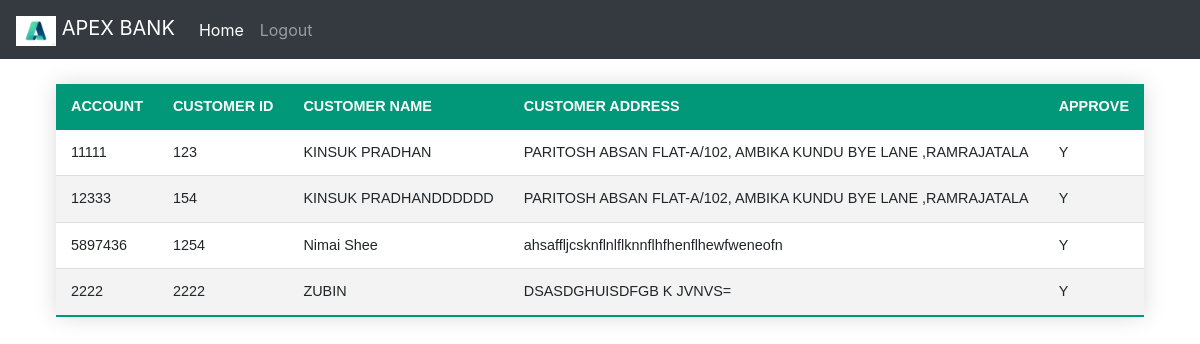
The page /admin_cuslist.php (signed in) on the database its author committed.
### tables this page shows
CREATE TABLE `customers` (
  `CUS_ID` int(4) NOT NULL,
  `CUS_PASS` varchar(23) NOT NULL,
  `CUS_NAME` char(20) NOT NULL,
  `CUS_EMAIL` varchar(32) NOT NULL,
  `CUS_ADD` varchar(112) NOT NULL,
  `CUS_MOBILE` bigint(10) NOT NULL,
  `ACC_NO` int(12) NOT NULL,
  `DATE` datetime NOT NULL DEFAULT current_timestamp(),
  `APPROVE` varchar(2) NOT NULL,
  `PAN_NO` bigint(20) NOT NULL
);

### admin_cuslist.php (the view, shortened to what this page needs)
<!DOCTYPE html>
<html lang="en">
<head>
    <link rel="stylesheet" href="https://stackpath.bootstrapcdn.com/bootstrap/4.4.1/css/bootstrap.min.css">
</head>
<link rel="stylesheet" href="styles_2.css">
<body>
<?php require '_nav1.php' ?>
   <table class="styled-table center"  id='td'>
    <thead>
        <tr>
            <th>ACCOUNT</th>
            <th>CUSTOMER ID</th>
            <th>CUSTOMER NAME</th>
            <th>CUSTOMER ADDRESS</th>
            <th>APPROVE</th>
        </tr>
    </thead>
    <tbody>
<?php
 include '_dbconnect.php';
 $sql = "select * from customers where APPROVE='Y'";
 $result = mysqli_query($conn, $sql);
 while($rows1 = mysqli_fetch_assoc($result))
 {
?>
        <tr>
        <td><?php echo $rows1['ACC_NO'] ?></a></td>
         <td><?php echo $rows1['CUS_ID'] ?></td>
         <td><?php echo $rows1['CUS_NAME'] ?></td>
         <TD><?php echo $rows1['CUS_ADD'] ?></TD>
         <td><?php echo $rows1['APPROVE'] ?></td>
        </tr>
        <?php
  }
 ?>
    </tbody>
</table>
</body>
</html>

### styles_2.css (style rules this page uses)
table.center { margin-left: auto; margin-right: auto; }
.styled-table { border-collapse: collapse; margin: 25px 0; font-size: 0.9em; font-family: sans-serif; min-width: 400px; box-shadow: 0 0 20px rgba(0, 0, 0, 0.15); }
.styled-table thead tr { background-color: #009879; color: #ffffff; text-align: left; }
.styled-table th, .styled-table td { padding: 12px 15px; }
.styled-table tbody tr { border-bottom: 1px solid #dddddd; }
.styled-table tbody tr:nth-of-type(even) { background-color: #f3f3f3; }
.styled-table tbody tr:last-of-type { border-bottom: 2px solid #009879; }

### rows shown on the page
customers: ACC_NO "11111", CUS_ID "123", CUS_NAME "KINSUK PRADHAN", CUS_ADD "PARITOSH ABSAN FLAT-A/102, AMBIKA KUNDU BYE LANE ,RAMRAJATALA", APPROVE "Y"
customers: ACC_NO "12333", CUS_ID "154", CUS_NAME "KINSUK PRADHANDDDDDD", CUS_ADD "PARITOSH ABSAN FLAT-A/102, AMBIKA KUNDU BYE LANE ,RAMRAJATALA", APPROVE "Y"
customers: ACC_NO "5897436", CUS_ID "1254", CUS_NAME "Nimai Shee", CUS_ADD "ahsaffljcsknflnlflknnflhfhenflhewfweneofn", APPROVE "Y"
customers: ACC_NO "2222", CUS_ID "2222", CUS_NAME "ZUBIN", CUS_ADD "DSASDGHUISDFGB K JVNVS=", APPROVE "Y"
